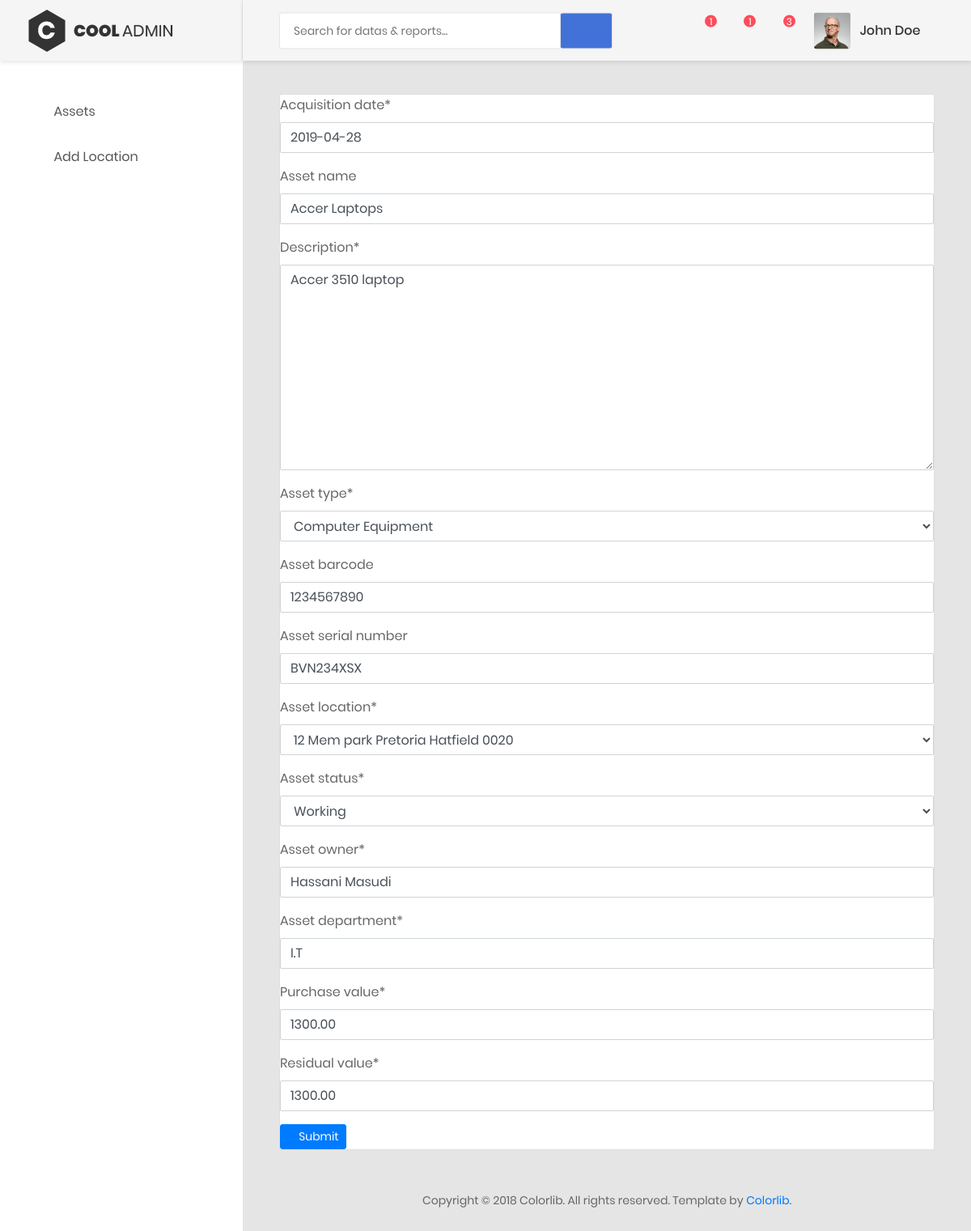
/weblog/asset/1/, run on an earlier commit of the app's database.
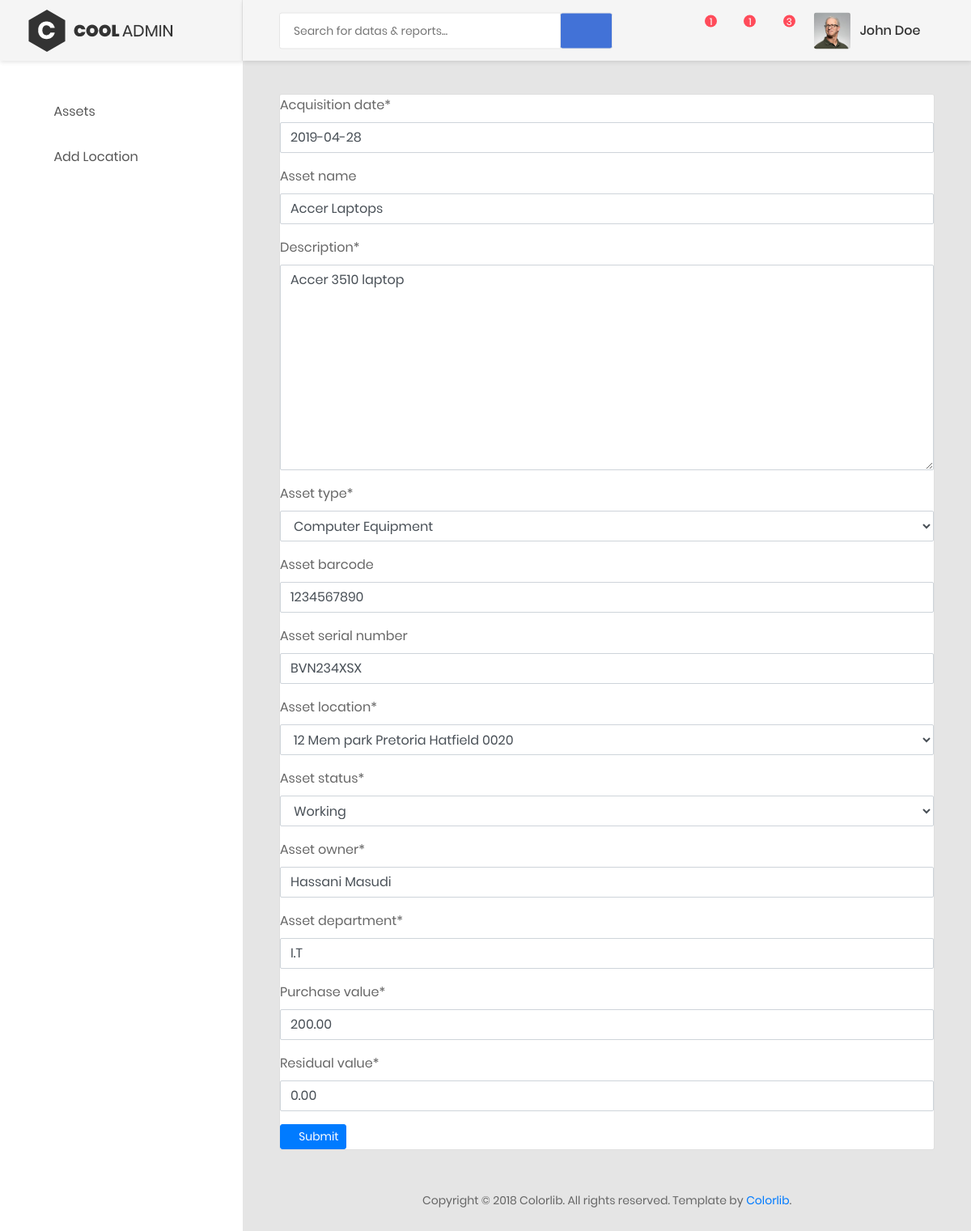
And on a later commit of the database.
### AMS/models.py (models this page shows, shortened)
class Asset(models.Model):
    ASSET_CHOICES = (
            ('Automobile',   'Automobile'),
            ('AV Equipment', 'AV Equipment'),
            ('Computer Equipment',  'Computer Equipment'),
            ('Office Furniture & Stationary', 'Office Furniture & Stationary'),
        )
    STATUS_CHOICES = (
            ('Working', 'Working'),
            ('Disabled', 'Disabled'),
    )
    Depreciation = (
        ('Straight Line', 'Straight Line'),
        ('Double-Declining Balance', 'Double-Declining Balance'),
        ('Sum of Years', 'Sum of Years'),
    )
    asset_id= models.AutoField(primary_key=True)
    acquisition_date = models.DateField(default=datetime.date.today)
    asset_name =  models.CharField(max_length=50, blank=True, )
    description = models.TextField(max_length=2000)
    asset_type = models.CharField(choices=ASSET_CHOICES, max_length=30)
    asset_barcode = models.CharField(max_length=30, blank=True, )
    asset_serial_number = models.CharField(max_length=80, blank=True, )
    asset_location = models.ForeignKey("Location", on_delete=models.PROTECT)
    asset_status = models.CharField(choices=STATUS_CHOICES, max_length=10)
    asset_owner = models.CharField(max_length=50)
    asset_department = models.CharField(max_length=50)
    added_date = models.DateField(default=datetime.date.today)
    modified_date = models.DateField(default=datetime.date.today)
    purchase_value = models.DecimalField(max_digits=19, decimal_places=2,default=200.00)
    residual_value = models.DecimalField(max_digits=19, decimal_places=2,default=0.00)
    current_value = models.DecimalField(max_digits=19, decimal_places=2, default=200.00)
    life_expectancy = models.IntegerField(default=3)
    depr_model = models.CharField(choices=Depreciation, max_length=30,default='Straight Line')
    currentVal_date = models.DateField(default=datetime.date.today)

### AMS/views.py (the view)
# urls.py: url(r'^asset/(?P<pk>\d+)/',editAsset.as_view(),name='modify')
class editAsset(UpdateView):
    model = Asset
    template_name = 'assets.html'
    form_class = AssetForm
    success_url = '/weblog/assets/'
    def get_object(self, *args, **kwargs):
        asset = get_object_or_404(Asset, pk=self.kwargs['pk'])
        return asset

### AMS/forms.py
class AssetForm(ModelForm):
    class Meta:
        model = Asset
        fields= ['acquisition_date','asset_name','description','asset_type','asset_barcode','asset_serial_number','asset_location','asset_status','asset_owner','asset_department','purchase_value','residual_value']

### AMS/models.py (called while the page is built)
    def __str__(self):
        return self.adress

### AMS/template/assets.html (shortened to what this page needs)
<!DOCTYPE html>
<html lang="en">
<head>
    {% load crispy_forms_tags %}
    {% load static %}
    <link href="{% static 'css/font-face.css' %}" rel="stylesheet" media="all">
    <link href="{% static 'vendor/font-awesome-4.7/css/font-awesome.min.css' %}" rel="stylesheet" media="all">
    <link href="{% static 'vendor/font-awesome-5/css/fontawesome-all.min.css'%}" rel="stylesheet" media="all">
    <link href="{% static 'vendor/mdi-font/css/material-design-iconic-font.min.css'%}" rel="stylesheet" media="all">
    <link href="{% static 'vendor/bootstrap-4.1/bootstrap.min.css' %}" rel="stylesheet" media="all">
    <link href="{% static 'vendor/animsition/animsition.min.css'%}" rel="stylesheet" media="all">
    <link href="{% static 'vendor/bootstrap-progressbar/bootstrap-progressbar-3.3.4.min.css'%}" rel="stylesheet" media="all">
    <link href="{% static 'vendor/wow/animate.css'%}" rel="stylesheet" media="all">
    <link href="{% static 'vendor/css-hamburgers/hamburgers.min.css'%}" rel="stylesheet" media="all">
    <link href="{% static 'vendor/slick/slick.css'%}" rel="stylesheet" media="all">
    <link href="{% static 'vendor/select2/select2.min.css'%}" rel="stylesheet" media="all">
    <link href="{% static 'vendor/perfect-scrollbar/perfect-scrollbar.css'%}" rel="stylesheet" media="all">
    <link href="{% static 'vendor/data-tables/datatables.min.css'%}" rel="stylesheet" media="all">
    <link href="{% static 'vendor/data-tables/dataTables.bootstrap4.min.css'%}" rel="stylesheet" media="all">
    <link href="{% static 'css/theme.css'%}" rel="stylesheet" media="all">
</head>
<body class="animsition">
    <div class="page-wrapper">
        <aside class="menu-sidebar d-none d-lg-block">
            <div class="logo">
                <a href="#">
                    <img src="images/icon/logo.png" alt="Cool Admin" />
                </a>
            </div>
            <div class="menu-sidebar__content js-scrollbar1">
                <nav class="navbar-sidebar">
                    <ul class="list-unstyled navbar__list">
                            <li class="has-sub">
                            <a class="js-arrow" href="#">
                                <i class="fas fa-copy"></i>Assets</a>
                 </li>
                         <li>
                            <a href="{% url 'location'%}">
                                <i class="fas fa-map-marker-alt"></i>Add Location</a>
                        </li>
                    </ul>
                </nav>
            </div>
        </aside>
        <div class="page-container">
            <header class="header-desktop">
                <div class="section__content section__content--p30">
                    <div class="container-fluid">
                        <div class="header-wrap">
                            <form class="form-header" action="" method="POST">
                                <input class="au-input au-input--xl" type="text" name="search" placeholder="Search for datas &amp; reports..." />
                                <button class="au-btn--submit" type="submit">
                                    <i class="zmdi zmdi-search"></i>
                                </button>
                            </form>
                            <div class="header-button">
                                <div class="noti-wrap">
                                    <div class="noti__item js-item-menu">
                                        <i class="zmdi zmdi-comment-more"></i>
                                        <span class="quantity">1</span>
                                    </div>
                                    <div class="noti__item js-item-menu">
                                        <i class="zmdi zmdi-email"></i>
                                        <span class="quantity">1</span>
                                    </div>
                                    <div class="noti__item js-item-menu">
                                        <i class="zmdi zmdi-notifications"></i>
                                        <span class="quantity">3</span>
                                    </div>
                                </div>
                                <div class="account-wrap">
                                    <div class="account-item clearfix js-item-menu">
                                        <div class="image">
                                            <img src="images/icon/avatar-01.jpg" alt="John Doe" />
                                        </div>
                                        <div class="content">
                                            <a class="js-acc-btn" href="#">john doe</a>
                                        </div>
                                    </div>
                                </div>
                            </div>
                        </div>
                    </div>
                </div>
            </header>
            <div class="main-content">
                <div class="section__content section__content--p30">
                    <div class="container-fluid">
                        <div>
                            <div>
                                <div class="card">
                                    <form method="POST">
                                        {{ form|crispy }}
                                        <button type="submit" class="btn btn-primary btn-sm">
                                            <i class="fa fa-dot-circle-o"></i> Submit
                                        </button>
                                    </form>
                                    </div>
                                </div>
                            </div>
                    </div>
                </div>
            </div>
        <div class="row">
                <div class="col-md-12">
                    <div class="copyright">
                        <p>Copyright © 2018 Colorlib. All rights reserved. Template by <a href="https://colorlib.com">Colorlib</a>.</p>
                    </div>
                </div>
            </div>
    </div>
</body>
</html>

What changed in the data, as far as the page shows it:
changed Asset "Accer Laptops": purchase_value "1300.00" → "200.00"; residual_value "1300.00" → "0.00"
